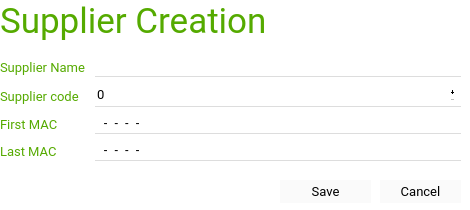
<?xml version="1.0" encoding="UTF-8"?>
<ui version="4.0">
 <class>edit_supplier</class>
 <widget class="QDialog" name="edit_supplier">
  <property name="geometry">
   <rect>
    <x>0</x>
    <y>0</y>
    <width>470</width>
    <height>210</height>
   </rect>
  </property>
  <property name="contextMenuPolicy">
   <enum>Qt::NoContextMenu</enum>
  </property>
  <property name="windowTitle">
   <string>Create Supplier</string>
  </property>
  <property name="styleSheet">
   <string notr="true">background-color: rgb(255, 255, 255);</string>
  </property>
  <property name="modal">
   <bool>true</bool>
  </property>
  <widget class="QLabel" name="lbl_title">
   <property name="geometry">
    <rect>
     <x>0</x>
     <y>0</y>
     <width>461</width>
     <height>41</height>
    </rect>
   </property>
   <property name="font">
    <font>
     <family>Roboto</family>
     <pointsize>26</pointsize>
    </font>
   </property>
   <property name="styleSheet">
    <string notr="true">color: rgb(85, 170, 0);</string>
   </property>
   <property name="text">
    <string>Supplier Creation</string>
   </property>
  </widget>
  <widget class="QWidget" name="gridLayoutWidget">
   <property name="geometry">
    <rect>
     <x>0</x>
     <y>50</y>
     <width>461</width>
     <height>121</height>
    </rect>
   </property>
   <layout class="QGridLayout" name="gridLayout">
    <property name="spacing">
     <number>0</number>
    </property>
    <item row="0" column="0">
     <widget class="QLabel" name="lbl_name">
      <property name="sizePolicy">
       <sizepolicy hsizetype="Preferred" vsizetype="Minimum">
        <horstretch>0</horstretch>
        <verstretch>0</verstretch>
       </sizepolicy>
      </property>
      <property name="font">
       <font>
        <family>Roboto</family>
        <pointsize>10</pointsize>
       </font>
      </property>
      <property name="styleSheet">
       <string notr="true">color: rgb(85, 170, 0);</string>
      </property>
      <property name="text">
       <string>Supplier Name</string>
      </property>
     </widget>
    </item>
    <item row="0" column="2">
     <widget class="QLineEdit" name="txt_name">
      <property name="styleSheet">
       <string notr="true">QLineEdit, QLineEdit:hover {
    border: none;
    padding-bottom: 2px;
    border-bottom: 1px solid #dddddd;
    background-color:rgba(0,0,0,0);
}

QLineEdit:editable{
    border: none;
    padding-bottom: 2px;
    border-bottom: 2px solid #b2dfdb;
}

QLineEdit:disabled{
    border: 0px solid white;
    padding-bottom: 2px;
    border-bottom: 2px solid #eeeeee;
}

QLineEdit:focus{
    border: 0px solid white;
    padding-bottom: 2px;
    border-bottom: 2px solid #00695c;
    color: #111111;
}
QLineEdit:pressed {
    border: none;
    padding-bottom: 2px;
    border-bottom: 2px solid #00695c;
}
</string>
      </property>
     </widget>
    </item>
    <item row="3" column="2">
     <widget class="QLineEdit" name="txt_last_mac">
      <property name="styleSheet">
       <string notr="true">QLineEdit, QLineEdit:hover {
    border: none;
    padding-bottom: 2px;
    border-bottom: 1px solid #dddddd;
    background-color:rgba(0,0,0,0);
}

QLineEdit:editable{
    border: none;
    padding-bottom: 2px;
    border-bottom: 2px solid #b2dfdb;
}

QLineEdit:disabled{
    border: 0px solid white;
    padding-bottom: 2px;
    border-bottom: 2px solid #eeeeee;
}

QLineEdit:focus{
    border: 0px solid white;
    padding-bottom: 2px;
    border-bottom: 2px solid #00695c;
    color: #111111;
}
QLineEdit:pressed {
    border: none;
    padding-bottom: 2px;
    border-bottom: 2px solid #00695c;
}
</string>
      </property>
      <property name="inputMask">
       <string>xx-xx-xx-xx-xx</string>
      </property>
     </widget>
    </item>
    <item row="1" column="0">
     <widget class="QLabel" name="lbl_code">
      <property name="font">
       <font>
        <family>Roboto</family>
        <pointsize>10</pointsize>
       </font>
      </property>
      <property name="styleSheet">
       <string notr="true">color: rgb(85, 170, 0);</string>
      </property>
      <property name="text">
       <string>Supplier code</string>
      </property>
     </widget>
    </item>
    <item row="1" column="2">
     <widget class="QSpinBox" name="sp_code">
      <property name="minimumSize">
       <size>
        <width>0</width>
        <height>20</height>
       </size>
      </property>
      <property name="font">
       <font>
        <family>Roboto</family>
        <pointsize>10</pointsize>
       </font>
      </property>
      <property name="styleSheet">
       <string notr="true">QSpinBox, QSpinBox:hover {
    border: none;
    padding-bottom: 2px;
    border-bottom: 1px solid #dddddd;
    background-color:rgba(0,0,0,0);
}

QSpinBox:editable{
    border: none;
    padding-bottom: 2px;
    border-bottom: 2px solid #b2dfdb;
    font-size: 20px;
}

QLineEdit:disabled{
    border: 0px solid white;
    padding-bottom: 2px;
    border-bottom: 2px solid #eeeeee;
}

QSpinBox:focus{
    border: 0px solid white;
    padding-bottom: 2px;
    border-bottom: 2px solid #00695c;
    color: #111111;
}
QSpinBox:pressed {
    border: none;
    padding-bottom: 2px;
    border-bottom: 2px solid #00695c;
}
</string>
      </property>
      <property name="buttonSymbols">
       <enum>QAbstractSpinBox::PlusMinus</enum>
      </property>
     </widget>
    </item>
    <item row="2" column="2">
     <widget class="QLineEdit" name="txt_first_mac">
      <property name="styleSheet">
       <string notr="true">QLineEdit, QLineEdit:hover {
    border: none;
    padding-bottom: 2px;
    border-bottom: 1px solid #dddddd;
    background-color:rgba(0,0,0,0);
}

QLineEdit:editable{
    border: none;
    padding-bottom: 2px;
    border-bottom: 2px solid #b2dfdb;
}

QLineEdit:disabled{
    border: 0px solid white;
    padding-bottom: 2px;
    border-bottom: 2px solid #eeeeee;
}

QLineEdit:focus{
    border: 0px solid white;
    padding-bottom: 2px;
    border-bottom: 2px solid #00695c;
    color: #111111;
}
QLineEdit:pressed {
    border: none;
    padding-bottom: 2px;
    border-bottom: 2px solid #00695c;
}
</string>
      </property>
      <property name="inputMask">
       <string>xx-xx-xx-xx-xx</string>
      </property>
     </widget>
    </item>
    <item row="3" column="0">
     <widget class="QLabel" name="lbl_last_mac">
      <property name="sizePolicy">
       <sizepolicy hsizetype="Preferred" vsizetype="Minimum">
        <horstretch>0</horstretch>
        <verstretch>0</verstretch>
       </sizepolicy>
      </property>
      <property name="font">
       <font>
        <family>Roboto</family>
        <pointsize>10</pointsize>
       </font>
      </property>
      <property name="styleSheet">
       <string notr="true">color: rgb(85, 170, 0);</string>
      </property>
      <property name="text">
       <string>Last MAC</string>
      </property>
     </widget>
    </item>
    <item row="2" column="0">
     <widget class="QLabel" name="lbl_first_mac">
      <property name="sizePolicy">
       <sizepolicy hsizetype="Preferred" vsizetype="Minimum">
        <horstretch>0</horstretch>
        <verstretch>0</verstretch>
       </sizepolicy>
      </property>
      <property name="font">
       <font>
        <family>Roboto</family>
        <pointsize>10</pointsize>
       </font>
      </property>
      <property name="styleSheet">
       <string notr="true">color: rgb(85, 170, 0);</string>
      </property>
      <property name="text">
       <string>First MAC</string>
      </property>
     </widget>
    </item>
    <item row="1" column="1">
     <spacer name="horizontalSpacer">
      <property name="orientation">
       <enum>Qt::Horizontal</enum>
      </property>
      <property name="sizeType">
       <enum>QSizePolicy::Minimum</enum>
      </property>
      <property name="sizeHint" stdset="0">
       <size>
        <width>10</width>
        <height>20</height>
       </size>
      </property>
     </spacer>
    </item>
   </layout>
  </widget>
  <widget class="QPushButton" name="btn_save">
   <property name="geometry">
    <rect>
     <x>280</x>
     <y>180</y>
     <width>91</width>
     <height>23</height>
    </rect>
   </property>
   <property name="font">
    <font>
     <family>Roboto</family>
     <pointsize>10</pointsize>
    </font>
   </property>
   <property name="styleSheet">
    <string notr="true">QPushButton, QPushButton:focus, QPushButton:focus {
  border: none;
  color: black;
  padding: 3px 20px;
	background-color: rgba(250, 250, 250, 250);
}

QPushButton:hover, QPushButton:hover:focus {
  background-color: rgb(131, 186, 23);
  border-color: #ffffff
}

QPushButton:pressed,
QPushButton:pressed:focus {
  background-color: #2196f3;
  border: none;
  color: white
}

QPushButton:disabled {
background-color: rgb(131, 186, 23);
    border: none
}</string>
   </property>
   <property name="text">
    <string>Save</string>
   </property>
   <property name="flat">
    <bool>true</bool>
   </property>
  </widget>
  <widget class="QPushButton" name="btn_cancel">
   <property name="geometry">
    <rect>
     <x>380</x>
     <y>180</y>
     <width>81</width>
     <height>23</height>
    </rect>
   </property>
   <property name="font">
    <font>
     <family>Roboto</family>
     <pointsize>10</pointsize>
    </font>
   </property>
   <property name="styleSheet">
    <string notr="true">QPushButton, QPushButton:focus, QPushButton:focus {
  border: none;
  color: black;
  padding: 3px 20px;
	background-color: rgba(250, 250, 250, 250);
}

QPushButton:hover, QPushButton:hover:focus {
  background-color: rgb(131, 186, 23);
  border-color: #ffffff
}

QPushButton:pressed,
QPushButton:pressed:focus {
  background-color: #2196f3;
  border: none;
  color: white
}

QPushButton:disabled {
background-color: rgb(131, 186, 23);
    border: none
}</string>
   </property>
   <property name="text">
    <string>Cancel</string>
   </property>
   <property name="flat">
    <bool>true</bool>
   </property>
  </widget>
 </widget>
 <resources/>
 <connections/>
</ui>
